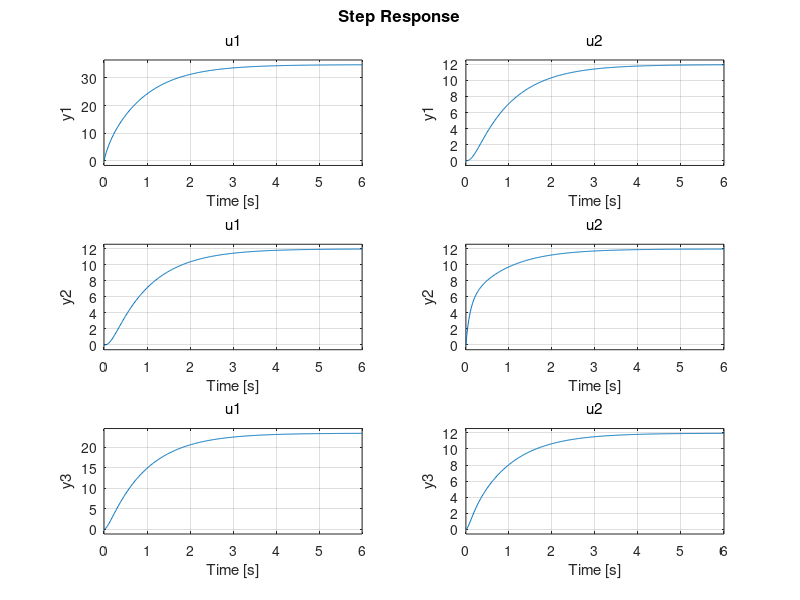

This chart was generated by the following MATLAB code: (Note: this script raises an error after producing the figure.)
clc
clear
close all

%Parameters value of three?tank system
mu13=0.5*10; mu20=0.675*10; mu32=0.5*10;
S=0.0154; Sn=50*5e-5; W=sqrt ( 2 * 9.81 );
%Output operat ing Points (m)
Y10=0.400; Y20=0.200; Y30=0.300;
%Input operat ing Points (m3/s )
U10=0.350e-004; U20=0.375e-004;
%Matrix A
A11=-(mu13*Sn*W)/ (2*S*sqrt (Y10-Y30 ) ) ; A12=0;
A13=-A11;
A21=0;A23=(mu32*Sn*W)/ ( 2*S*sqrt(Y30-Y20 ) ) ;
A22=-A23-((mu20*Sn*W)/ ( 2*S*sqrt(Y20 ) ) ) ;
A31=-A11 ; A32=A23 ; A33=-A32-A31 ;
A=[A11 A12 A13 ; A21 A22 A23 ; A31 A32 A33 ] ;
%Matrix B
B11=1/S ; B12=0;
B21=0;B22=1/S ;
B31=0;B32=0;
B=[B11 B12 ; B21 B22 ;B31 B32 ] ;
%Continuous to d i s c r e t s t a t e space transformat ion
% 
C=eye(3);
D=zeros(3,2);
ve=ss(A,B,C,D);
step(ve)
close all

tm=0.005;
tm2=0.005;
H1=tf([0.65 8],[1 0]);
H1d=c2d(H1,tm2);

% H2=tf();
[Ad, Bd] = c2d(A,B,tm) ;
Cd=eye(3); %La salida del sistema son los tres estados
Ada = [Ad zeros(3,2);
      -Cd(1:2,:) ones(2,2)];
Bda = [Bd; zeros(2,2)];
% Bd1 = [Bd(:,1); 0];
pc = [-0.0834  -0.0305  -0.0408   -100  -120];
pd= exp(pc*tm);%[0.92 0.97 0.96 0.95 0.94];
% K=acker(Ada, Bd1,pd)
% K = place(Ada,Bda,pd);
% K1= K(:,1:3);
% K2=K(:,4:5);
K2=[-0.95 -0.32; -0.3 -0.91]*10e-4;
K1=[21.6 3 -5; 2.9 19 -4]*10e-4;
K=[K1 K2];

%valore maximos y minimos para evitar daños
q_max=1.5*10e-4; %1.2
q_min=0;
h_max=0.62;
h_min=0;

%referencias
t=0:tm:3000*tm-tm;
% [m n]=size(t); 
% q1=zeros(n,1);
% q2=zeros(n,1);
q1=[0.4*ones(1,250) 0.45*ones(1,1250) 0.4*ones(1,1000) 0.45*ones(1,500)];
q2=[0.2*ones(1,400) 0.225*ones(1,1600) 0.2*ones(1,1000)];
% b = 250;
% a= 100;
% r1 = (b-a).*rand(1) + a;
% b1 = 400;
% a1= 100;
% r2 = (b1-a1).*rand(1) + a1;
% for i=1:n
%     if i < r1
%         q1(i) = r1;
%     else
%         b = 250+r1;
%         a= r1;
%         r1 = (b-a).*rand(1) + a;
%     end
%     
%     if r2 < i
%         q2(i) = r2;
%     else
%         b1 = 400+r2;
%         a1= r2;%100;
%         r2 = (b1-a1).*rand(1) + a1;
%     end
% end
t=t';
q1=q1'; %vector columna ref 1
q2=q2'; %vector columna ref 2

[n m]=size(q1); % n vector de tiempos en muestras

%Estados en el tiempo k
x1=zeros(n,1);
x2=zeros(n,1);
x3=zeros(n,1);

%Estados en el tiempo k+1
x1_k1=zeros(n,1);
x2_k1=zeros(n,1);
x3_k1=zeros(n,1);

%entradas del sistema
u11=zeros(n,1);
u22=zeros(n,1);

%accion integral en el tiempo k
ai1=0;
ai2=0;

%accion integral en el tiempo k-1
ai1_k1=0;
ai2_k1=0;

u1=0;
u2=0;

ek1=0;
ek2=0;
uk1=0;
uk2=0;

for i=1:n-1
    %calculo el error
    e1=q1(i)-x1(i);
    e2=q2(i)-x2(i);
    
    %calculo la accion de control u1 y u2
    u1 = 0.65*e1-0.61*ek1+uk1;
    u2 = 0.65*e2-0.61*ek2+uk2;
    ek1=e1;
    ek2=e2;
    uk1=u1;
    uk2=u2;
    %     ai1=e1+ai1_k1;
%     ai2=e2+ai2_k1;
%     ui1=K2(1,1)*ai1+K2(1,2)*ai2;
%     ui2=K2(2,1)*ai1+K2(2,2)*ai2;
%     ui1=-ui1; %accion integral
%     ui2=-ui2; %accion integral
%     up1=K1(1,1)*x1(i)+K1(1,2)*x2(i)+K1(1,3)*x3(i);
%     up2=K1(2,1)*x1(i)+K1(2,2)*x2(i)+K1(2,3)*x3(i);
%     up1=-up1; %accion propocional
%     up2=-up2; %accion propocional
%     u1=ui1+up1; %accion de control
%     u2=ui2+up2; %accion de control
    %Saturacion para evitar daños en los acutadores
%     if u1>q_max
%         u1=q_max;
%     end
%     
%     if u2>q_max
%         u2=q_max;
%     end
%     
%     if u1<q_min
%         u1=q_min;
%     end
%     
%     if u2<q_min
%         u2=q_min;
%     end
    
    %accion de control
    u11(i)=u1;
    u22(i)=u2;
    %actualizo
    ai1_k1=ai1;
    ai2_k1=ai2;
    
    %calculo los estados
    x1_k1(i)=Ad(1,:)*[x1(i);x2(i);x3(i)]+Bd(1,:)*[u1;u2];%A11*x1(i)+A12*x2(i)+A13*x3(i)+B11*u1+B12*u2;
    x2_k1(i)=Ad(2,:)*[x1(i);x2(i);x3(i)]+Bd(2,:)*[u1;u2];%A21*x1(i)+A22*x2(i)+A23*x3(i)+B21*u1+B22*u2;
    x3_k1(i)=Ad(3,:)*[x1(i);x2(i);x3(i)]+Bd(3,:)*[u1;u2];%A31*x1(i)+A32*x2(i)+A33*x3(i)+B31*u1+B32*u2;
   
    %actualizo los estados
    x1(i+1)=x1_k1(i);
    x2(i+1)=x2_k1(i);
    x3(i+1)=x3_k1(i);
end

subplot(1,3,1)
plot(t,x1,'b',t,q1,'--r')
xlabel('Tiempo (s)')
ylabel('l_{1}(m)')
legend('Level 1','q_{1}(m)')
title('Altura del tanque 1')

subplot(1,3,2)
plot(t,x2,'b',t,q2,'--r')
xlabel('Tiempo (s)')
ylabel('l_{2}(m)')
legend('Level 2','q_{2}(m)')
title('Altura del tanque 2')


subplot(1,3,3)
plot(t,x3,'b')
xlabel('Tiempo (s)')
ylabel('l_{3}(m)')
legend('Level 3')
title('Altura del tanque 3')

% close all
